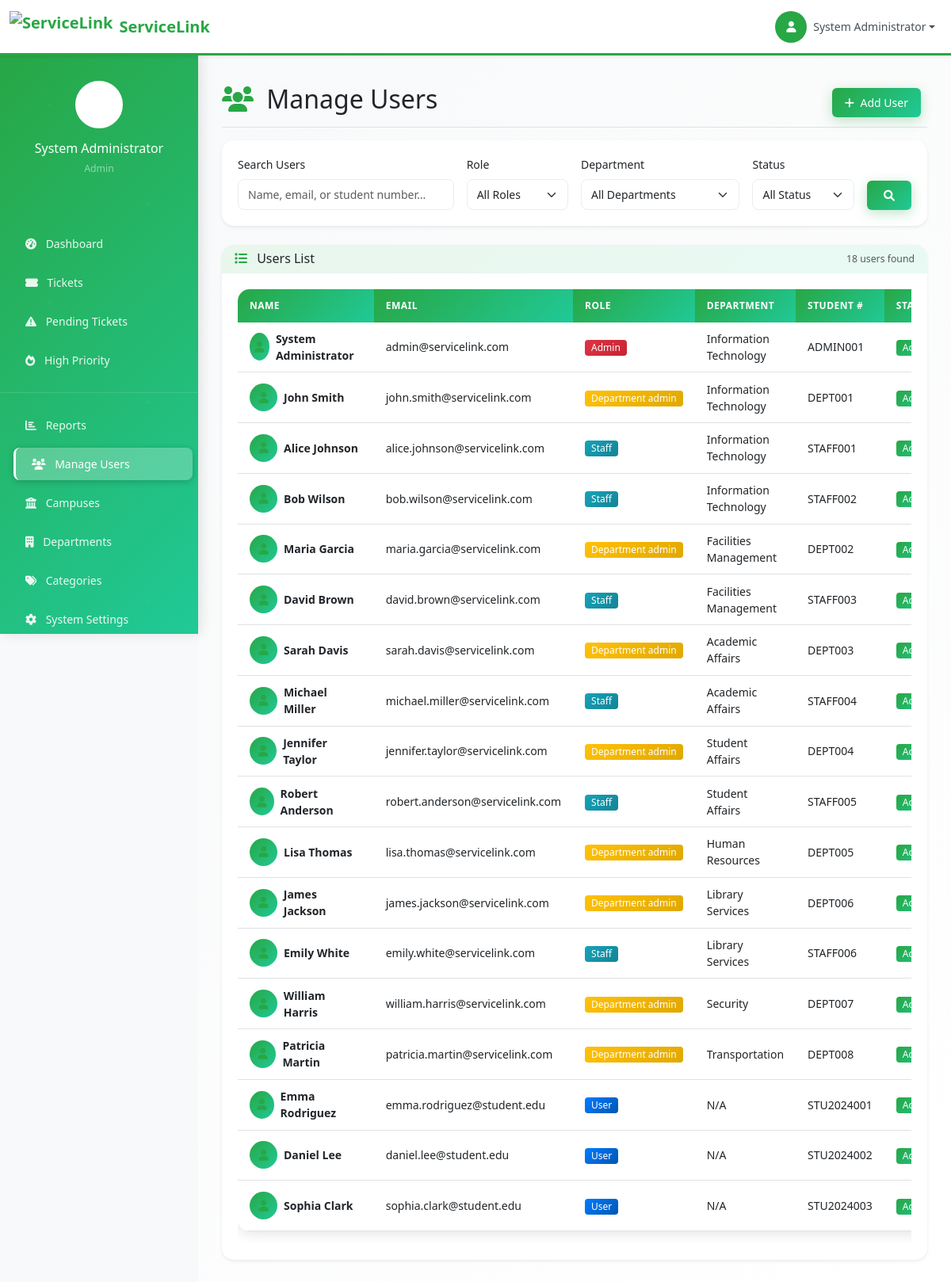
The page /admin/users.php (signed in) on the database its author committed.
### tables this page shows
CREATE TABLE users (
    id INT PRIMARY KEY AUTO_INCREMENT,
    user_number VARCHAR(20) UNIQUE,
    first_name VARCHAR(100) NOT NULL,
    last_name VARCHAR(100) NOT NULL,
    email VARCHAR(255) UNIQUE NOT NULL,
    phone_number VARCHAR(20),
    password_hash VARCHAR(255),
    google_id VARCHAR(255) UNIQUE,
    role ENUM('admin', 'department_admin', 'staff', 'user') DEFAULT 'user',
    department_id INT,
    campus_id INT,
    year_level ENUM('1st Year', '2nd Year', '3rd Year', '4th Year', '5th Year', 'Graduate', 'Faculty', 'Staff') DEFAULT '1st Year',
    profile_picture VARCHAR(255),
    is_active BOOLEAN DEFAULT TRUE,
    email_verified BOOLEAN DEFAULT FALSE,
    created_at TIMESTAMP DEFAULT CURRENT_TIMESTAMP,
    updated_at TIMESTAMP DEFAULT CURRENT_TIMESTAMP ON UPDATE CURRENT_TIMESTAMP,
    INDEX idx_email (email),
    INDEX idx_user_number (user_number),
    INDEX idx_role (role),
    INDEX idx_department (department_id),
    INDEX idx_campus (campus_id)
);

CREATE TABLE departments (
    id INT PRIMARY KEY AUTO_INCREMENT,
    name VARCHAR(255) NOT NULL,
    code VARCHAR(10) UNIQUE NOT NULL,
    description TEXT,
    head_user_id INT,
    is_active BOOLEAN DEFAULT TRUE,
    created_at TIMESTAMP DEFAULT CURRENT_TIMESTAMP,
    updated_at TIMESTAMP DEFAULT CURRENT_TIMESTAMP ON UPDATE CURRENT_TIMESTAMP,
    INDEX idx_code (code),
    INDEX idx_head (head_user_id)
);

### includes/functions.php (called while the page is built, shortened)
<?php
function getRoleColor($role) {
    switch ($role) {
        case 'admin':
            return 'danger';
        case 'department_admin':
            return 'warning';
        case 'staff':
            return 'info';
        case 'user':
            return 'primary';
    }
}
?>

### admin/users.php (the view, shortened to what this page needs)
<?php
require_once '../config/database.php';
require_once '../includes/functions.php';
$search = $_GET['search'] ?? '';
$role_filter = $_GET['role'] ?? '';
$department_filter = $_GET['department'] ?? '';
$status_filter = $_GET['status'] ?? '';
$params = [];
$where_clause = '';
$users = [];
try {
    $stmt = $pdo->prepare("
        SELECT u.*, d.name as department_name, c.name as campus_name
        FROM users u
        LEFT JOIN departments d ON u.department_id = d.id
        LEFT JOIN campuses c ON u.campus_id = c.id
        $where_clause
        ORDER BY u.created_at DESC
    ");
    $stmt->execute($params);
    $users = $stmt->fetchAll();
} catch (PDOException $e) {
    $error = 'Error fetching users: ' . $e->getMessage();
}
?>
<!DOCTYPE html>
<html lang="en">
<head>
    <link href="https://cdn.jsdelivr.net/npm/bootstrap@5.3.0/dist/css/bootstrap.min.css" rel="stylesheet">
    <link href="https://cdnjs.cloudflare.com/ajax/libs/font-awesome/6.0.0/css/all.min.css" rel="stylesheet">
    <link href="../assets/css/style.css" rel="stylesheet">
</head>
<body>
    <?php include '../includes/top_nav.php'; ?>
    <div class="container-fluid p-0">
        <?php include '../includes/sidebar.php'; ?>
        <main class="dashboard-content">
            <div class="d-flex justify-content-between flex-wrap flex-md-nowrap align-items-center pt-3 pb-2 mb-3 border-bottom">
                <h1 class="h2">
                    <i class="fas fa-users text-success me-2"></i>
                    Manage Users
                </h1>
                <div class="btn-toolbar mb-2 mb-md-0">
                    <div class="btn-group me-2">
                        <button type="button" class="btn btn-success" data-bs-toggle="modal" data-bs-target="#createUserModal">
                            <i class="fas fa-plus me-1"></i>
                            Add User
                        </button>
                    </div>
                </div>
            </div>
            <div class="card border-0 shadow-sm mb-4">
                <div class="card-body">
                    <form method="GET" class="row g-3">
                        <div class="col-md-4">
                            <label for="search" class="form-label">Search Users</label>
                            <input type="text" class="form-control" id="search" name="search"
                                   placeholder="Name, email, or student number..."
                                   value="<?php echo htmlspecialchars($search); ?>">
                        </div>
                        <div class="col-md-2">
                            <label for="role" class="form-label">Role</label>
                            <select class="form-select" id="role" name="role">
                                <option value="">All Roles</option>
                            </select>
                        </div>
                        <div class="col-md-3">
                            <label for="department" class="form-label">Department</label>
                            <select class="form-select" id="department" name="department">
                                <option value="">All Departments</option>
                            </select>
                        </div>
                        <div class="col-md-2">
                            <label for="status" class="form-label">Status</label>
                            <select class="form-select" id="status" name="status">
                                <option value="">All Status</option>
                            </select>
                        </div>
                        <div class="col-md-1 d-flex align-items-end">
                            <button type="submit" class="btn btn-success w-100">
                                <i class="fas fa-search"></i>
                            </button>
                        </div>
                    </form>
                </div>
            </div>
            <div class="card border-0 shadow-sm">
                <div class="card-header bg-white border-0 d-flex justify-content-between align-items-center">
                    <h6 class="card-title mb-0">
                        <i class="fas fa-list text-success me-2"></i>
                        Users List
                    </h6>
                    <small class="text-muted">
                        <?php echo count($users); ?> users found
                    </small>
                </div>
                <div class="card-body">
                    <div class="table-responsive">
                        <table class="table table-hover">
                            <thead>
                                <tr>
                                    <th>Name</th>
                                    <th>Email</th>
                                    <th>Role</th>
                                    <th>Department</th>
                                    <th>Student #</th>
                                    <th>Status</th>
                                </tr>
                            </thead>
                            <tbody>
                                <?php if (empty($users)): ?>
                                    <tr>
                                        <td colspan="8" class="text-center py-4">
                                            <i class="fas fa-users fa-3x text-muted mb-3"></i>
                                            <p class="text-muted">
                                                <?php if ($search || $role_filter || $department_filter || $status_filter): ?>
                                                    No users found matching your search criteria.
                                                    <br><a href="users.php" class="text-decoration-none">Clear filters</a> to see all users.
                                                <?php else: ?>
                                                    No users found. Create your first user!
                                                <?php endif; ?>
                                            </p>
                                        </td>
                                    </tr>
                                <?php else: ?>
                                    <?php foreach ($users as $user): ?>
                                    <tr>
                                        <td>
                                            <div class="d-flex align-items-center">
                                                <div class="bg-success bg-opacity-10 rounded-circle d-flex align-items-center justify-content-center me-2" style="width: 35px; height: 35px;">
                                                    <i class="fas fa-user text-success"></i>
                                                </div>
                                                <div>
                                                    <div class="fw-bold"><?php echo htmlspecialchars($user['first_name'] . ' ' . $user['last_name']); ?></div>
                                                </div>
                                            </div>
                                        </td>
                                        <td><?php echo htmlspecialchars($user['email']); ?></td>
                                        <td>
                                            <span class="badge bg-<?php echo getRoleColor($user['role']); ?>">
                                                <?php echo ucfirst(str_replace('_', ' ', $user['role'])); ?>
                                            </span>
                                        </td>
                                        <td><?php echo htmlspecialchars($user['department_name'] ?: 'N/A'); ?></td>
                                        <td><?php echo htmlspecialchars($user['student_number'] ?? $user['user_number'] ?? 'N/A'); ?></td>
                                        <td>
                                            <span class="badge bg-<?php echo $user['is_active'] ? 'success' : 'secondary'; ?>">
                                                <?php echo $user['is_active'] ? 'Active' : 'Inactive'; ?>
                                            </span>
                                        </td>
                                    </tr>
                                <?php endforeach; ?>
                                <?php endif; ?>
                            </tbody>
                        </table>
                    </div>
                </div>
            </div>
        </main>
    </div>
</body>
</html>

### assets/css/style.css (style rules this page uses)
:root { --primary-green: #28a745; --primary-green-dark: #1e7e34; --primary-green-light: #34ce57; --secondary-green: #20c997; --light-green: #d4edda; --dark-green: #155724; --success-gradient: linear-gradient(135deg, #28a745 0%, #20c997 100%); --success-gradient-hover: linear-gradient(135deg, #1e7e34 0%, #17a2b8 100%); }
body { font-family: 'Segoe UI', Tahoma, Geneva, Verdana, sans-serif; line-height: 1.5; background-color: #f8f9fa; font-size: 14px; }
.card { transition: all 0.3s ease; border: none; box-shadow: 0 4px 15px rgba(0,0,0,0.1); border-radius: 15px; overflow: hidden; }
.card-header { background: linear-gradient(135deg, rgba(40, 167, 69, 0.1) 0%, rgba(32, 201, 151, 0.1) 100%); border-bottom: 2px solid var(--primary-green); }
.btn { border-radius: 6px; font-weight: 500; padding: 8px 16px; transition: all 0.3s ease; position: relative; overflow: hidden; font-size: 14px; }
.btn::before { content: ''; position: absolute; top: 0; left: -100%; width: 100%; height: 100%; background: linear-gradient(90deg, transparent, rgba(255,255,255,0.2), transparent); transition: left 0.5s; }
.btn-success { background: var(--success-gradient); border: none; box-shadow: 0 4px 15px rgba(40, 167, 69, 0.3); }
.form-control { border-radius: 8px; border: 1px solid #e9ecef; padding: 8px 12px; transition: all 0.3s ease; font-size: 14px; }
.form-select { border-radius: 8px; border: 1px solid #e9ecef; padding: 8px 12px; font-size: 14px; }
.dashboard-content { background: linear-gradient(135deg, #f8f9fa 0%, #ffffff 100%); min-height: 100vh; }
@media (min-width: 769px) { .dashboard-content { margin-left: 250px; padding-top: 90px; padding-left: 30px; padding-right: 30px; padding-bottom: 30px; } }
.card-body { padding: 1.25rem; }
.badge { padding: 4px 8px; border-radius: 4px; font-weight: 500; font-size: 12px; }
.bg-primary { background: linear-gradient(135deg, #007bff 0%, #0056b3 100%) !important; }
.bg-success { background: var(--success-gradient) !important; }
.bg-warning { background: linear-gradient(135deg, #ffc107 0%, #e0a800 100%) !important; }
.bg-danger { background: linear-gradient(135deg, #dc3545 0%, #c82333 100%) !important; }
.bg-info { background: linear-gradient(135deg, #17a2b8 0%, #138496 100%) !important; }
.table { border-radius: 15px; overflow: hidden; box-shadow: 0 4px 15px rgba(0,0,0,0.1); }
.table thead th { background: var(--success-gradient); color: white; border: none; font-weight: 600; padding: 12px 15px; text-transform: uppercase; letter-spacing: 0.5px; font-size: 12px; }
.table tbody tr { transition: all 0.3s ease; }
.table tbody td { padding: 10px 15px; vertical-align: middle; font-size: 14px; }
.text-success { color: var(--primary-green) !important; }

### includes/sidebar.php (style rules this page uses)
@media (min-width: 769px) { .dashboard-content { margin-left: 250px !important; padding-top: 90px !important; padding-left: 30px !important; padding-right: 30px !important; padding-bottom: 30px !important; } }

### rows shown on the page
users: first_name+last_name "System Administrator", email "admin@servicelink.com", role "Admin", department.name "Information Technology", user_number "ADMIN001", is_active "Active"
users: first_name+last_name "John Smith", email "john.smith@servicelink.com", role "Department admin", department.name "Information Technology", user_number "DEPT001", is_active "Active"
users: first_name+last_name "Alice Johnson", email "alice.johnson@servicelink.com", role "Staff", department.name "Information Technology", user_number "STAFF001", is_active "Active"
users: first_name+last_name "Bob Wilson", email "bob.wilson@servicelink.com", role "Staff", department.name "Information Technology", user_number "STAFF002", is_active "Active"
users: first_name+last_name "Maria Garcia", email "maria.garcia@servicelink.com", role "Department admin", department.name "Facilities Management", user_number "DEPT002", is_active "Active"
users: first_name+last_name "David Brown", email "david.brown@servicelink.com", role "Staff", department.name "Facilities Management", user_number "STAFF003", is_active "Active"
users: first_name+last_name "Sarah Davis", email "sarah.davis@servicelink.com", role "Department admin", department.name "Academic Affairs", user_number "DEPT003", is_active "Active"
users: first_name+last_name "Michael Miller", email "michael.miller@servicelink.com", role "Staff", department.name "Academic Affairs", user_number "STAFF004", is_active "Active"
users: first_name+last_name "Jennifer Taylor", email "jennifer.taylor@servicelink.com", role "Department admin", department.name "Student Affairs", user_number "DEPT004", is_active "Active"
users: first_name+last_name "Robert Anderson", email "robert.anderson@servicelink.com", role "Staff", department.name "Student Affairs", user_number "STAFF005", is_active "Active"
users: first_name+last_name "Lisa Thomas", email "lisa.thomas@servicelink.com", role "Department admin", department.name "Human Resources", user_number "DEPT005", is_active "Active"
users: first_name+last_name "James Jackson", email "james.jackson@servicelink.com", role "Department admin", department.name "Library Services", user_number "DEPT006", is_active "Active"
users: first_name+last_name "Emily White", email "emily.white@servicelink.com", role "Staff", department.name "Library Services", user_number "STAFF006", is_active "Active"
users: first_name+last_name "William Harris", email "william.harris@servicelink.com", role "Department admin", department.name "Security", user_number "DEPT007", is_active "Active"
users: first_name+last_name "Patricia Martin", email "patricia.martin@servicelink.com", role "Department admin", department.name "Transportation", user_number "DEPT008", is_active "Active"
users: first_name+last_name "Emma Rodriguez", email "emma.rodriguez@student.edu", role "User", department_name "N/A", user_number "STU2024001", is_active "Active"
users: first_name+last_name "Daniel Lee", email "daniel.lee@student.edu", role "User", department_name "N/A", user_number "STU2024002", is_active "Active"
users: first_name+last_name "Sophia Clark", email "sophia.clark@student.edu", role "User", department_name "N/A", user_number "STU2024003", is_active "Active"

### other values the page prints
$_SESSION['user_name'] "System Administrator"
str_replace('_', ' ', $_SESSION['user_role']) "Admin"
count($users) "18"
